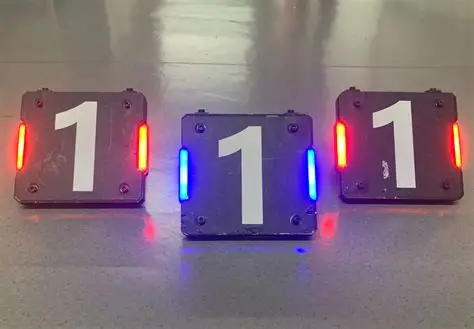
#> input picture src/rm_vision_phase1/images/OIP-C.webp, 474 x 329 px, found by its file name
$ python hsv_tuner.py
#> lines starting #> are read from the running program, lines starting #| are printed output that depends on the picture; after the words box and inside, x2 and y2 are one past the last pixel; in counts of white or black regions, pixels touching at a corner belong together
import cv2
import numpy as np

img = cv2.imread('/home/yyr/robomaster_ws/src/rm_vision_phase1/images/OIP-C.webp')
#> img is the input picture: shape (329, 474, 3); mean B, G, R 126.4, 112.3, 132.2
if img is None:
    print("图片读取失败！检查路径")
    exit(1)

cv2.namedWindow('HSV Tuner', cv2.WINDOW_GUI_EXPANDED)

def nop(x): pass

# 通用 H/S/V（蓝色和红色第一段共用）
cv2.createTrackbar('H1_min', 'HSV Tuner', 0, 179, nop)
cv2.createTrackbar('H1_max', 'HSV Tuner', 15, 179, nop)
cv2.createTrackbar('S_min', 'HSV Tuner', 122, 255, nop)
cv2.createTrackbar('S_max', 'HSV Tuner', 255, 255, nop)
cv2.createTrackbar('V_min', 'HSV Tuner', 92, 255, nop)
cv2.createTrackbar('V_max', 'HSV Tuner', 255, 255, nop)

# 红色第二段 H（仅红色模式生效）
cv2.createTrackbar('H2_min', 'HSV Tuner', 160, 179, nop)
cv2.createTrackbar('H2_max', 'HSV Tuner', 179, 179, nop)

# 颜色切换：0=红, 1=蓝
cv2.createTrackbar('Color', 'HSV Tuner', 0, 1, nop)

print("Color: 0=红色(两段H)  1=蓝色(一段H)")
print("H2_min/H2_max 仅红色模式生效")
print("按 q 退出")

while True:
    hsv = cv2.cvtColor(img, cv2.COLOR_BGR2HSV)
#> hsv: shape (329, 474, 3); mean H, S, V 89.3, 64.4, 143.3

    color = cv2.getTrackbarPos('Color', 'HSV Tuner')
    h1_min = cv2.getTrackbarPos('H1_min', 'HSV Tuner')
    h1_max = cv2.getTrackbarPos('H1_max', 'HSV Tuner')
    s_min  = cv2.getTrackbarPos('S_min', 'HSV Tuner')
    s_max  = cv2.getTrackbarPos('S_max', 'HSV Tuner')
    v_min  = cv2.getTrackbarPos('V_min', 'HSV Tuner')
    v_max  = cv2.getTrackbarPos('V_max', 'HSV Tuner')

    lower1 = np.array([h1_min, s_min, v_min])
    upper1 = np.array([h1_max, s_max, v_max])
    mask = cv2.inRange(hsv, lower1, upper1)
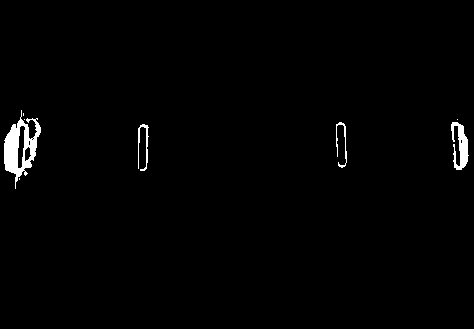
#> mask: shape (329, 474); 1.3% white; 8 white regions (4 under 20 px), largest, box (x1, y1, x2, y2) and area: (4, 110, 41, 189) 1205, (451, 122, 469, 170) 460, (138, 124, 149, 171) 171, (336, 122, 347, 168) 137

    if color == 0:  # 红色：合并第二段 H
        h2_min = cv2.getTrackbarPos('H2_min', 'HSV Tuner')
        h2_max = cv2.getTrackbarPos('H2_max', 'HSV Tuner')
        lower2 = np.array([h2_min, s_min, v_min])
        upper2 = np.array([h2_max, s_max, v_max])
        mask2 = cv2.inRange(hsv, lower2, upper2)
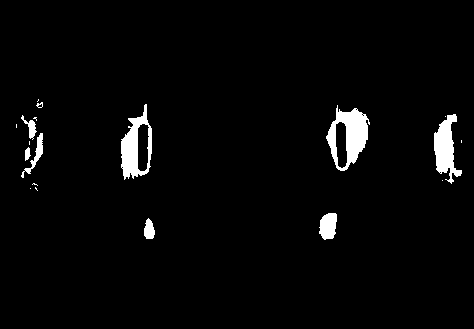
#> mask2: shape (329, 474); 3% white; 19 white regions (10 under 20 px), largest, box (x1, y1, x2, y2) and area: (326, 105, 370, 171) 1412, (121, 104, 152, 180) 1147, (434, 114, 462, 184) 1019
        mask = cv2.bitwise_or(mask, mask2)
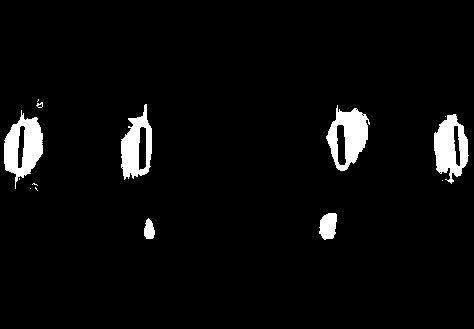
#> mask: shape (329, 474); 4.2% white; 14 white regions (7 under 20 px), largest, box (x1, y1, x2, y2) and area: (4, 110, 43, 189) 1657, (326, 105, 370, 171) 1549, (434, 114, 469, 184) 1483

    result = cv2.bitwise_and(img, img, mask=mask)
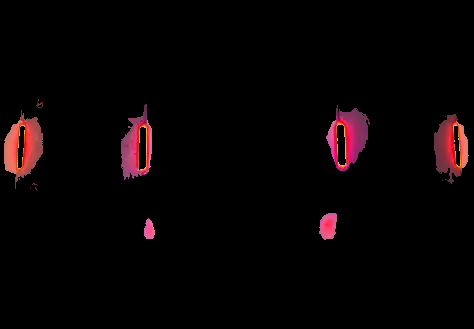
#> result: shape (329, 474, 3); mean B, G, R 3.8, 3, 8.1
    display = np.hstack([img, cv2.cvtColor(mask, cv2.COLOR_GRAY2BGR), result])
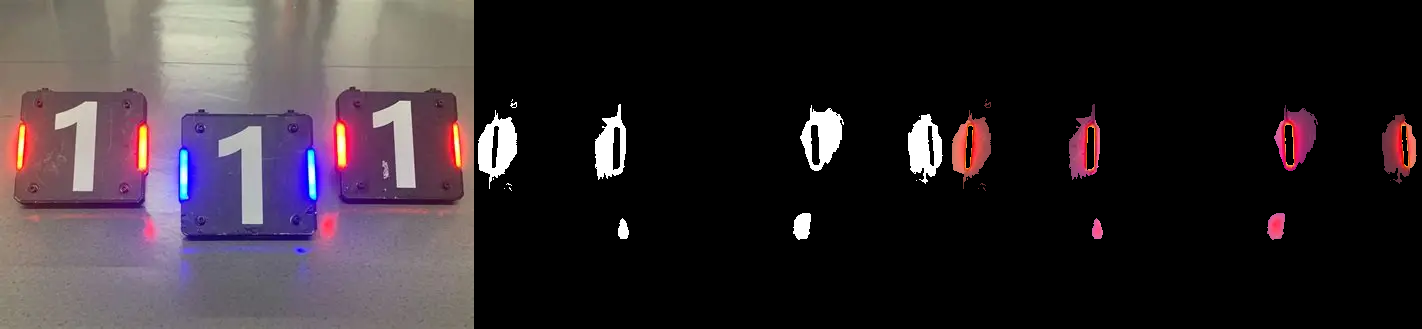
#> display: shape (329, 1422, 3); mean B, G, R 47, 42, 50.3
    cv2.imshow('HSV Tuner', display)

    key = cv2.waitKey(50) & 0xFF
#> (key q is pressed here)
    if key == ord('q'):
        break

if color == 0:
    h2_min = cv2.getTrackbarPos('H2_min', 'HSV Tuner')
    h2_max = cv2.getTrackbarPos('H2_max', 'HSV Tuner')
    print(f"红色阈值1: lower=[{h1_min}, {s_min}, {v_min}], upper=[{h1_max}, {s_max}, {v_max}]")
    print(f"红色阈值2: lower=[{h2_min}, {s_min}, {v_min}], upper=[{h2_max}, {s_max}, {v_max}]")
else:
    print(f"蓝色阈值: lower=[{h1_min}, {s_min}, {v_min}], upper=[{h1_max}, {s_max}, {v_max}]")

cv2.destroyAllWindows()
